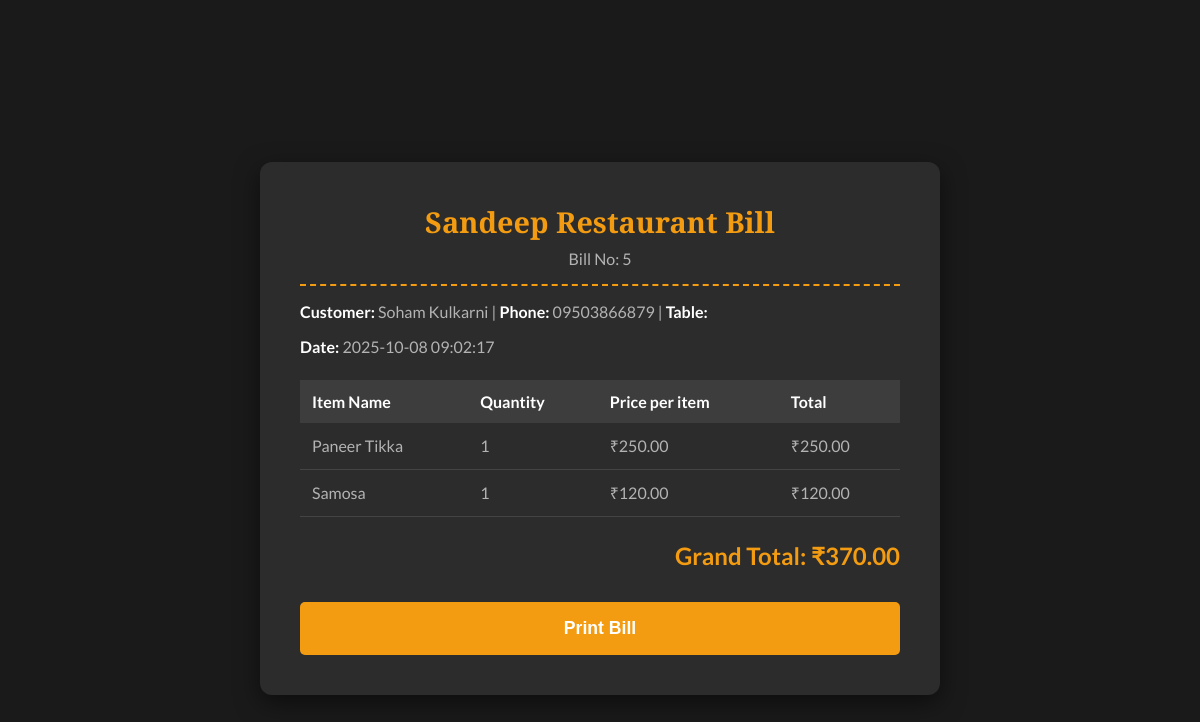
Page /bill/5 (signed in) on the earlier database version.
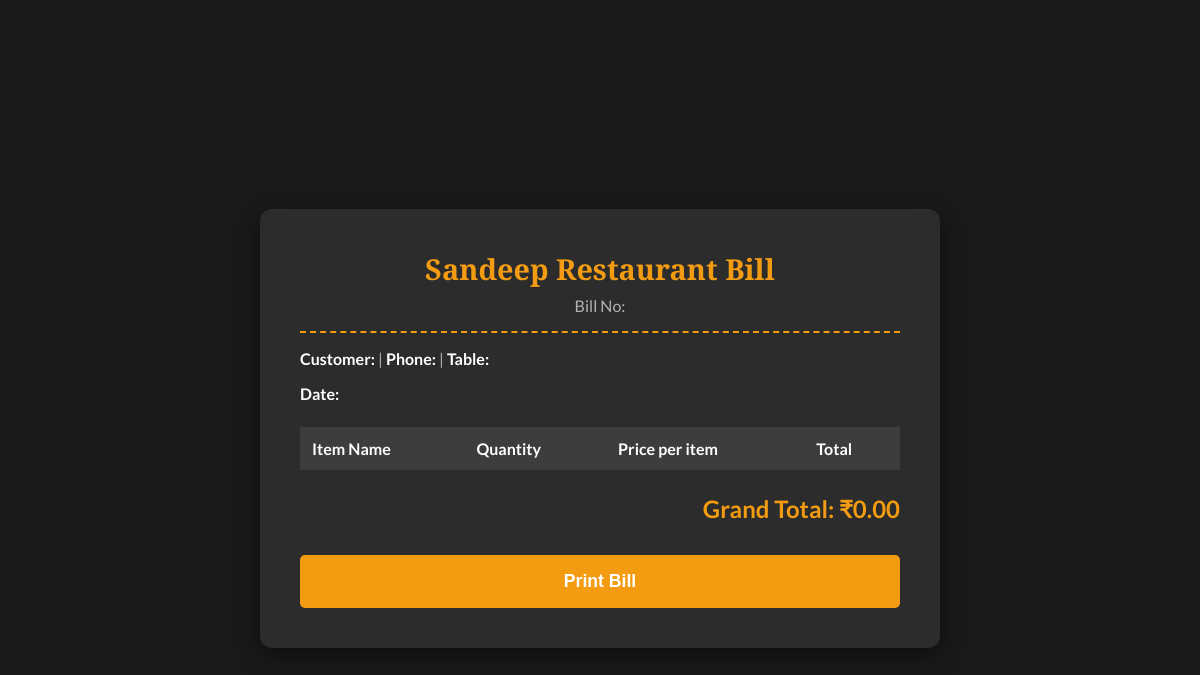
Same page on the later database version.
### tables this page shows
CREATE TABLE orders (
    id INTEGER PRIMARY KEY AUTOINCREMENT,
    customer_name TEXT NOT NULL,
    customer_phone TEXT NOT NULL,
    table_number INTEGER NOT NULL, -- Changed from customer_address
    order_date TIMESTAMP NOT NULL DEFAULT CURRENT_TIMESTAMP
);

CREATE TABLE order_items (
    id INTEGER PRIMARY KEY AUTOINCREMENT,
    order_id INTEGER NOT NULL,
    item_name TEXT NOT NULL,
    quantity INTEGER NOT NULL,
    price INTEGER NOT NULL,
    FOREIGN KEY (order_id) REFERENCES orders (id)
);

### app.py (the view)
@app.route('/bill/<int:order_id>')
def view_bill(order_id):
    if not session.get('logged_in'):
        return redirect(url_for('admin_login'))
    conn = get_db_connection()
    order = conn.execute('SELECT * FROM orders WHERE id = ?', (order_id,)).fetchone()
    items = conn.execute('SELECT * FROM order_items WHERE order_id = ?', (order_id,)).fetchall()
    conn.close()
    grand_total = 0
    for item in items:
        grand_total += item['price'] * item['quantity']
    return render_template('bill.html', order=order, items=items, grand_total=grand_total)

### app.py (called while the page is built)
def get_db_connection():
    conn = sqlite3.connect('database.db')
    conn.row_factory = sqlite3.Row
    return conn

### templates/bill.html (shortened to what this page needs)
<!DOCTYPE html>
<html lang="en">
<head>
</head>
<body>
    <div class="bill-container">
        <div class="bill-header">
            <h1>Sandeep Restaurant Bill</h1>
            <p>Bill No: {{ order['id'] }}</p>
        </div>
        <div class="customer-info">
            <p><strong>Customer:</strong> {{ order['customer_name'] }} | <strong>Phone:</strong> {{ order['customer_phone'] }} | <strong>Table:</strong> {{ order['table_number'] }}</p>
            <p><strong>Date:</strong> {{ order['order_date'] }}</p>
        </div>
        <table>
            <thead>
                <tr>
                    <th>Item Name</th>
                    <th>Quantity</th>
                    <th>Price per item</th>
                    <th>Total</th>
                </tr>
            </thead>
            <tbody>
                {% for item in items %}
                <tr>
                    <td>{{ item['item_name'] }}</td>
                    <td>{{ item['quantity'] }}</td>
                    <td>₹{{ "%.2f"|format(item['price']) }}</td>
                    <td>₹{{ "%.2f"|format(item['price'] * item['quantity']) }}</td>
                </tr>
                {% endfor %}
            </tbody>
        </table>
        <div class="grand-total">
            Grand Total: ₹{{ "%.2f"|format(grand_total) }}
        </div>
        <button class="print-btn" onclick="window.print();">Print Bill</button>
    </div>
</body>
</html>

Differences in the rows shown:
removed orders: id "5", customer_name "Soham Kulkarni", customer_phone "09503866879", order_date "2025-10-08 09:02:17"
no longer on this page (row edited): order_items: item_name "Paneer Tikka", quantity "1", price "250.00", item['price']*item['quantity'] "250.00"
no longer on this page (row edited): order_items: item_name "Samosa", quantity "1", price "120.00", item['price']*item['quantity'] "120.00"
Other differences:
{{ "%.2f"|format(grand_total) }}: "370.00" → "0.00"
